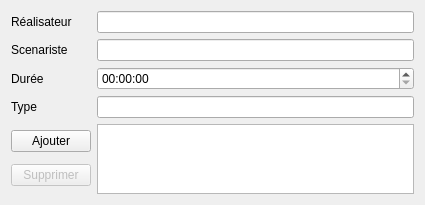
<?xml version="1.0" encoding="UTF-8"?>
<ui version="4.0">
 <class>WizardPageFilm</class>
 <widget class="QWizardPage" name="WizardPageFilm">
  <property name="geometry">
   <rect>
    <x>0</x>
    <y>0</y>
    <width>425</width>
    <height>195</height>
   </rect>
  </property>
  <property name="windowTitle">
   <string>WizardPage</string>
  </property>
  <property name="title">
   <string>Page 2</string>
  </property>
  <layout class="QGridLayout" name="gridLayout">
   <item row="4" column="1">
    <widget class="QListWidget" name="w_acteur"/>
   </item>
   <item row="2" column="0">
    <widget class="QLabel" name="label_4">
     <property name="text">
      <string>Durée</string>
     </property>
    </widget>
   </item>
   <item row="3" column="1">
    <widget class="QLineEdit" name="w_type"/>
   </item>
   <item row="2" column="1">
    <widget class="QTimeEdit" name="w_duree"/>
   </item>
   <item row="0" column="1">
    <widget class="QLineEdit" name="w_realisateur"/>
   </item>
   <item row="3" column="0">
    <widget class="QLabel" name="label_7">
     <property name="text">
      <string>Type</string>
     </property>
    </widget>
   </item>
   <item row="0" column="0">
    <widget class="QLabel" name="label_2">
     <property name="text">
      <string>Réalisateur</string>
     </property>
    </widget>
   </item>
   <item row="1" column="0">
    <widget class="QLabel" name="label_3">
     <property name="text">
      <string>Scenariste</string>
     </property>
    </widget>
   </item>
   <item row="1" column="1">
    <widget class="QLineEdit" name="w_scenariste"/>
   </item>
   <item row="4" column="0">
    <layout class="QVBoxLayout" name="verticalLayout">
     <item>
      <widget class="QPushButton" name="w_ajouter">
       <property name="text">
        <string>Ajouter</string>
       </property>
      </widget>
     </item>
     <item>
      <widget class="QPushButton" name="w_supprimer">
       <property name="enabled">
        <bool>false</bool>
       </property>
       <property name="text">
        <string>Supprimer</string>
       </property>
      </widget>
     </item>
    </layout>
   </item>
  </layout>
 </widget>
 <tabstops>
  <tabstop>w_realisateur</tabstop>
  <tabstop>w_scenariste</tabstop>
  <tabstop>w_duree</tabstop>
  <tabstop>w_type</tabstop>
  <tabstop>w_ajouter</tabstop>
  <tabstop>w_supprimer</tabstop>
  <tabstop>w_acteur</tabstop>
 </tabstops>
 <resources/>
 <connections/>
</ui>
